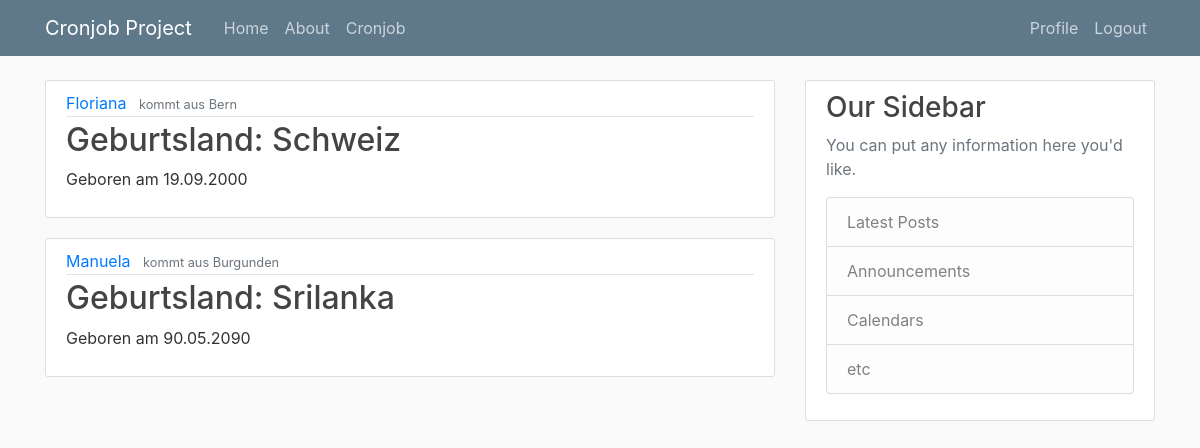
The app's page / (signed in) with its own data.
### my_app/models.py (models this page shows, shortened)
class Friend(models.Model):
    user = models.ForeignKey(User, on_delete=models.CASCADE, default='1')
    person = models.CharField(max_length=128, null=False, default='')
    lives = models.CharField(max_length=128, null=False, default='')
    land = models.CharField(max_length=128, null=False, default='')
    added = models.DateTimeField(default=timezone.now)
    birthdate = models.CharField(max_length=128, null=False, default='')

### my_app/views.py (the view)
# urls.py: 2. Add a URL to urlpatterns:  path('', views.home, name='home')
def home(request):
    context = {
        'friends': Friend.objects.all()
    }
    return render(request, 'cronjobtemplates/home.html', context)

### my_app/templates/cronjobtemplates/home.html
{% extends "cronjobtemplates/base.html" %}
{% block content %}
{% for friend in friends %}
    <article class="media content-section">
      <div class="media-body">
        <div class="article-metadata">
          <a class="mr-2" href="#">{{ friend.person }}</a>
          <small class="text-muted">kommt aus {{ friend.lives }}</small>
        </div>
        <h2><a class="article-title" href="#">Geburtsland: {{ friend.land }}</a></h2>
        <p class="article-content">Geboren am {{ friend.birthdate }}</p>
      </div>
    </article>
{% endfor %}
{% endblock content %}

### static/main.css (style rules this page uses)
body { background: #fafafa; color: #333333; margin-top: 5rem; }
h1, h2, h3, h4, h5, h6 { color: #444444; }
.content-section { background: #ffffff; padding: 10px 20px; border: 1px solid #dddddd; border-radius: 3px; margin-bottom: 20px; }
.article-title { color: #444444; }
.article-content { white-space: pre-line; }
.article-metadata { padding-bottom: 1px; margin-bottom: 4px; border-bottom: 1px solid #e3e3e3 }

### records on screen
Friend: person "Floriana", lives "Bern", land "Schweiz", birthdate "19.09.2000"
Friend: person "Manuela", lives "Burgunden", land "Srilanka", birthdate "90.05.2090"
